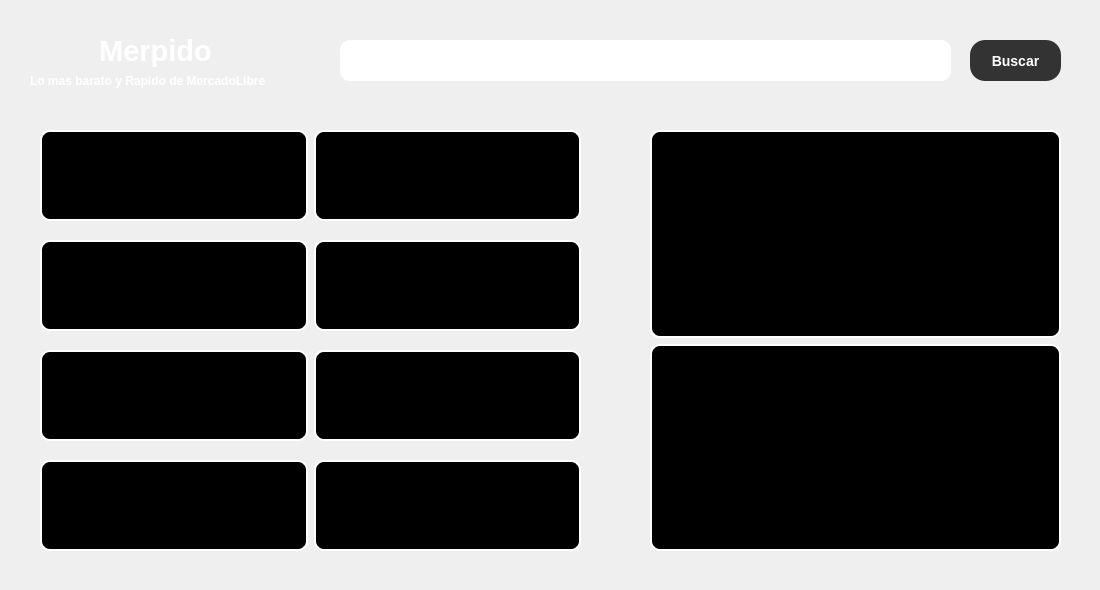
<?xml version="1.0" encoding="UTF-8"?>
<ui version="4.0">
 <class>mercadoLibre</class>
 <widget class="QWidget" name="mercadoLibre">
  <property name="geometry">
   <rect>
    <x>0</x>
    <y>0</y>
    <width>1100</width>
    <height>590</height>
   </rect>
  </property>
  <property name="maximumSize">
   <size>
    <width>1100</width>
    <height>590</height>
   </size>
  </property>
  <property name="windowTitle">
   <string>MERPIDO BUSQUEDA</string>
  </property>
  <property name="autoFillBackground">
   <bool>false</bool>
  </property>
  <property name="styleSheet">
   <string notr="true">QWidget#mercadoLibre

{
background-image: url(:/imagenes/FondoMeli.png);
}</string>
  </property>
  <widget class="QLabel" name="label">
   <property name="geometry">
    <rect>
     <x>40</x>
     <y>20</y>
     <width>231</width>
     <height>61</height>
    </rect>
   </property>
   <property name="font">
    <font>
     <family>Helvetica Neue</family>
     <pointsize>22</pointsize>
     <bold>true</bold>
    </font>
   </property>
   <property name="styleSheet">
    <string notr="true">QLabel {
    color: white;
    font-family: &quot;Helvetica Neue&quot;, Arial, sans-serif;
    font-weight: bold;
}</string>
   </property>
   <property name="text">
    <string>Merpido</string>
   </property>
   <property name="alignment">
    <set>Qt::AlignCenter</set>
   </property>
  </widget>
  <widget class="QLineEdit" name="lineEdit_BusquedaMeli">
   <property name="geometry">
    <rect>
     <x>340</x>
     <y>40</y>
     <width>611</width>
     <height>41</height>
    </rect>
   </property>
   <property name="styleSheet">
    <string notr="true">QLineEdit {
    border-radius: 10px;
    font-family: &quot;Helvetica Neue&quot;, Arial, sans-serif;
    font-weight: bold;
}</string>
   </property>
  </widget>
  <widget class="QPushButton" name="pushButton_Search">
   <property name="geometry">
    <rect>
     <x>970</x>
     <y>40</y>
     <width>91</width>
     <height>41</height>
    </rect>
   </property>
   <property name="cursor">
    <cursorShape>PointingHandCursor</cursorShape>
   </property>
   <property name="styleSheet">
    <string notr="true">QPushButton {
    border-radius: 15px;
    padding: 10px 20px;
    background-color: #333333;
    color: #FFFFFF;
    font-size: 14px;
    font-weight: bold;
}

QPushButton:hover {
    background-color: #555555;
}

QPushButton:pressed {
    background-color: #222222;
}</string>
   </property>
   <property name="text">
    <string>Buscar</string>
   </property>
   <property name="default">
    <bool>true</bool>
   </property>
  </widget>
  <widget class="QLabel" name="label_2">
   <property name="geometry">
    <rect>
     <x>30</x>
     <y>40</y>
     <width>271</width>
     <height>81</height>
    </rect>
   </property>
   <property name="styleSheet">
    <string notr="true">QLabel {
    color: white;
    font-family: &quot;Helvetica Neue&quot;, Arial, sans-serif;
    font-weight: bold;
}</string>
   </property>
   <property name="text">
    <string>Lo mas barato y Rapido de MercadoLibre</string>
   </property>
  </widget>
  <widget class="QWidget" name="layoutWidget">
   <property name="geometry">
    <rect>
     <x>40</x>
     <y>130</y>
     <width>541</width>
     <height>91</height>
    </rect>
   </property>
   <layout class="QHBoxLayout" name="horizontalLayout">
    <item>
     <widget class="QLabel" name="imagenProducto1">
      <property name="styleSheet">
       <string>QLabel {
    color: white;
    font-family: &quot;Helvetica Neue&quot;, Arial, sans-serif;
    font-size: 8px;
    font-weight: bold;
background-color: black;
                       border: 2px solid white;
                        padding: 5px;
border-radius: 10px;
}</string>
      </property>
      <property name="text">
       <string/>
      </property>
     </widget>
    </item>
    <item>
     <widget class="QLabel" name="datosProducto1">
      <property name="styleSheet">
       <string notr="true">QLabel {
    color: white;
    font-family: &quot;Helvetica Neue&quot;, Arial, sans-serif;
    font-size: 10px;
    font-weight: bold;
background-color: black;
                       border: 2px solid white;
                        padding: 5px;
border-radius: 10px;
}</string>
      </property>
      <property name="text">
       <string/>
      </property>
      <property name="textInteractionFlags">
       <set>Qt::LinksAccessibleByKeyboard|Qt::LinksAccessibleByMouse|Qt::TextBrowserInteraction|Qt::TextSelectableByKeyboard|Qt::TextSelectableByMouse</set>
      </property>
     </widget>
    </item>
   </layout>
  </widget>
  <widget class="QWidget" name="layoutWidget">
   <property name="geometry">
    <rect>
     <x>40</x>
     <y>240</y>
     <width>541</width>
     <height>91</height>
    </rect>
   </property>
   <layout class="QHBoxLayout" name="horizontalLayout_2">
    <item>
     <widget class="QLabel" name="imagenProducto2">
      <property name="styleSheet">
       <string>QLabel {
    color: white;
    font-family: &quot;Helvetica Neue&quot;, Arial, sans-serif;
    font-size: 8px;
    font-weight: bold;
background-color: black;
                       border: 2px solid white;
                        padding: 5px;
border-radius: 10px;
}</string>
      </property>
      <property name="text">
       <string/>
      </property>
     </widget>
    </item>
    <item>
     <widget class="QLabel" name="datosProducto2">
      <property name="styleSheet">
       <string notr="true">QLabel {
    color: white;
    font-family: &quot;Helvetica Neue&quot;, Arial, sans-serif;
    font-size: 10px;
    font-weight: bold;
background-color: black;
                       border: 2px solid white;
                        padding: 5px;
border-radius: 10px;
}</string>
      </property>
      <property name="text">
       <string/>
      </property>
      <property name="textInteractionFlags">
       <set>Qt::LinksAccessibleByKeyboard|Qt::LinksAccessibleByMouse|Qt::TextBrowserInteraction|Qt::TextSelectableByKeyboard|Qt::TextSelectableByMouse</set>
      </property>
     </widget>
    </item>
   </layout>
  </widget>
  <widget class="QWidget" name="layoutWidget">
   <property name="geometry">
    <rect>
     <x>40</x>
     <y>350</y>
     <width>541</width>
     <height>91</height>
    </rect>
   </property>
   <layout class="QHBoxLayout" name="horizontalLayout_3">
    <item>
     <widget class="QLabel" name="imagenProducto3">
      <property name="styleSheet">
       <string>QLabel {
    color: white;
    font-family: &quot;Helvetica Neue&quot;, Arial, sans-serif;
    font-size: 8px;
    font-weight: bold;
background-color: black;
                       border: 2px solid white;
                        padding: 5px;
border-radius: 10px;
}</string>
      </property>
      <property name="text">
       <string/>
      </property>
     </widget>
    </item>
    <item>
     <widget class="QLabel" name="datosProducto3">
      <property name="styleSheet">
       <string notr="true">QLabel {
    color: white;
    font-family: &quot;Helvetica Neue&quot;, Arial, sans-serif;
    font-size: 10px;
    font-weight: bold;
background-color: black;
                       border: 2px solid white;
                        padding: 5px;
border-radius: 10px;
}</string>
      </property>
      <property name="text">
       <string/>
      </property>
      <property name="textInteractionFlags">
       <set>Qt::LinksAccessibleByKeyboard|Qt::LinksAccessibleByMouse|Qt::TextBrowserInteraction|Qt::TextSelectableByKeyboard|Qt::TextSelectableByMouse</set>
      </property>
     </widget>
    </item>
   </layout>
  </widget>
  <widget class="QWidget" name="layoutWidget">
   <property name="geometry">
    <rect>
     <x>40</x>
     <y>460</y>
     <width>541</width>
     <height>91</height>
    </rect>
   </property>
   <layout class="QHBoxLayout" name="horizontalLayout_5">
    <item>
     <widget class="QLabel" name="imagenProducto4">
      <property name="styleSheet">
       <string>QLabel {
    color: white;
    font-family: &quot;Helvetica Neue&quot;, Arial, sans-serif;
    font-size: 8px;
    font-weight: bold;
background-color: black;
                       border: 2px solid white;
                        padding: 5px;
border-radius: 10px;
}</string>
      </property>
      <property name="text">
       <string/>
      </property>
     </widget>
    </item>
    <item>
     <widget class="QLabel" name="datosProducto4">
      <property name="styleSheet">
       <string notr="true">QLabel {
    color: white;
    font-family: &quot;Helvetica Neue&quot;, Arial, sans-serif;
    font-size: 10px;
    font-weight: bold;
background-color: black;
                       border: 2px solid white;
                        padding: 5px;
border-radius: 10px;
}</string>
      </property>
      <property name="text">
       <string/>
      </property>
      <property name="textInteractionFlags">
       <set>Qt::LinksAccessibleByKeyboard|Qt::LinksAccessibleByMouse|Qt::TextBrowserInteraction|Qt::TextSelectableByKeyboard|Qt::TextSelectableByMouse</set>
      </property>
     </widget>
    </item>
   </layout>
  </widget>
  <widget class="QWidget" name="layoutWidget">
   <property name="geometry">
    <rect>
     <x>650</x>
     <y>130</y>
     <width>411</width>
     <height>421</height>
    </rect>
   </property>
   <layout class="QVBoxLayout" name="verticalLayout">
    <item>
     <widget class="QLabel" name="imagenProducto5">
      <property name="styleSheet">
       <string notr="true">QLabel {
    color: white;
    font-family: &quot;Helvetica Neue&quot;, Arial, sans-serif;
    font-size: 8px;
    font-weight: bold;
background-color: black;
                       border: 2px solid white;
                        padding: 5px;
border-radius: 10px;
}</string>
      </property>
      <property name="text">
       <string/>
      </property>
      <property name="alignment">
       <set>Qt::AlignCenter</set>
      </property>
     </widget>
    </item>
    <item>
     <widget class="QLabel" name="datosProducto5">
      <property name="mouseTracking">
       <bool>false</bool>
      </property>
      <property name="styleSheet">
       <string notr="true">QLabel {
    color: white;
    font-family: &quot;Helvetica Neue&quot;, Arial, sans-serif;
    font-size: 12px;
    font-weight: bold;
background-color: black;
                       border: 2px solid white;
                        padding: 5px;
border-radius: 10px;
}</string>
      </property>
      <property name="text">
       <string/>
      </property>
      <property name="alignment">
       <set>Qt::AlignCenter</set>
      </property>
      <property name="textInteractionFlags">
       <set>Qt::LinksAccessibleByKeyboard|Qt::LinksAccessibleByMouse|Qt::TextBrowserInteraction|Qt::TextSelectableByKeyboard|Qt::TextSelectableByMouse</set>
      </property>
     </widget>
    </item>
   </layout>
  </widget>
 </widget>
 <resources/>
 <connections/>
</ui>
